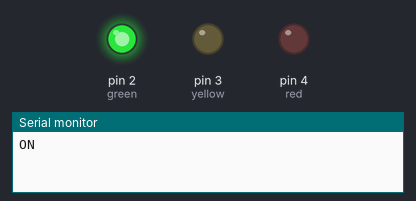
A sketch run on a simulated Arduino Uno, built with avr-gcc and run on an emulated ATmega328P. Parts: output pins drawn as LEDs (lit = HIGH), the last lines printed to the serial monitor.

Above: at 1.5 s.
At 8.5 s:
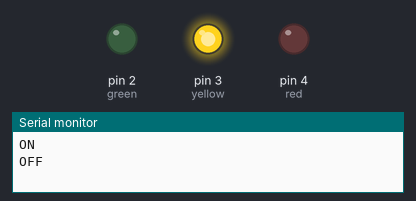
At 20.5 s:
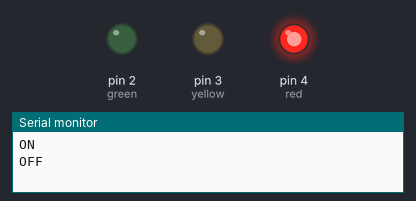
At 38.5 s:
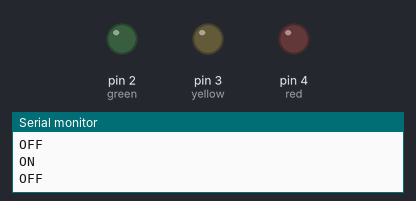
Timing chart, 0 to 44.2 s (numbered marks = the images above):
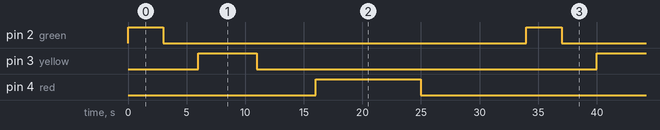

Measured:
- by itself, pin 2 (green): alternates HIGH for 3.0 s and LOW for 31.0 s
- by itself, pin 3 (yellow): alternates HIGH for 5.0 s and LOW for 29.0 s
- by itself, pin 4 (red): alternates HIGH for 9.0 s and LOW for 25.0 s

The sketch:

led_arduino.ino
```cpp
// C++ code
//
int  green = 2;
int yellow = 3;
int red = 4;

void setup() {
  // put your setup code here, to run once:
  Serial.begin(9600);
  pinMode(green,OUTPUT);
  pinMode(yellow,OUTPUT);
  pinMode(red,OUTPUT);
}

void loop() {
  // put your main code here, to run repeatedly:
  digitalWrite(green, HIGH);
  Serial.println("ON");
  delay(3000);
  digitalWrite(green, LOW);
  Serial.println("OFF");
  delay(3000);
  digitalWrite(yellow, HIGH);
  delay(5000);
  digitalWrite(yellow, LOW);
  delay(5000);
  digitalWrite(red, HIGH);
  delay(9000);
  digitalWrite(red, LOW);
  delay(9000);
}
```
